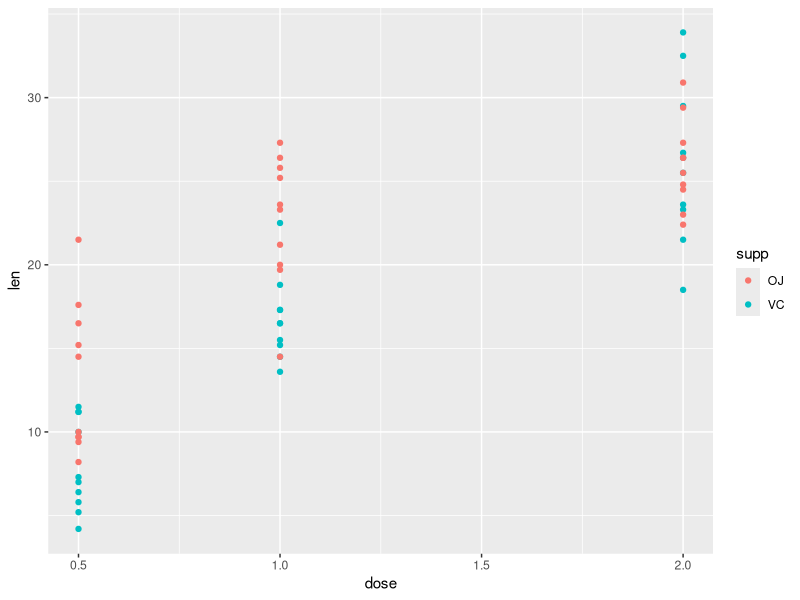
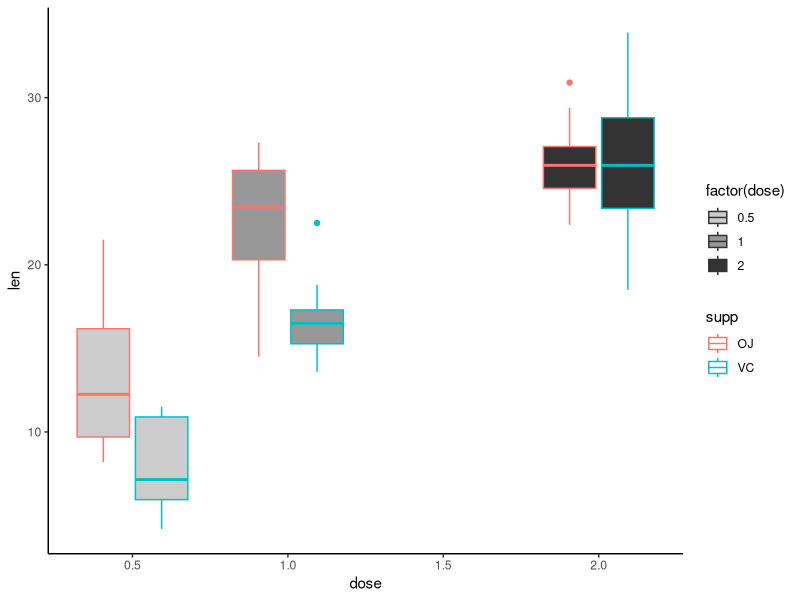
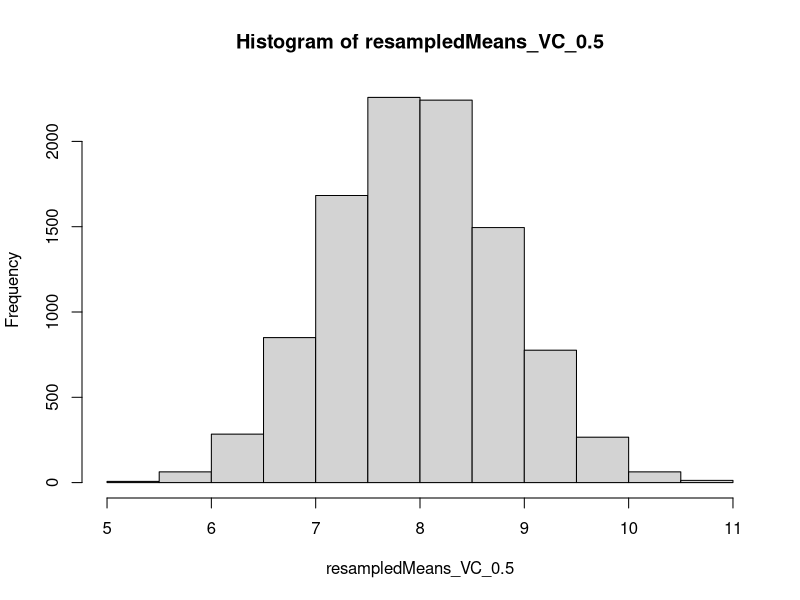

R code for these plots, in order:
## ---- chunk 1
knitr::opts_chunk$set(cache = TRUE, error = TRUE, message=FALSE, warning=FALSE)
library(ggplot2)
library(datasets)
## ---- chunk 2
data(ToothGrowth)
?ToothGrowth

# Look at the structure of the data
str(ToothGrowth)
## ---- chunk 3
# Look at the first 5 rows of the data
head(ToothGrowth, 5)
## ---- chunk 4
# Look at summary the data where supply is Orange Juice
summary(ToothGrowth[ToothGrowth$supp=="OJ",])
## ---- chunk 5
# Look at summary the data where supply is Ascorbic Acid
summary(ToothGrowth[ToothGrowth$supp=="VC",])
## ---- chunk 6
# Make a plot to look at data graphically
p <- ggplot(data=ToothGrowth, aes(x=dose, y=len))+geom_point(aes(color=supp))
print(p)
## ---- chunk 7
p2 <- ggplot(data=ToothGrowth, 
             aes(x=dose, y=len, fill = factor(dose)))+
      geom_boxplot(aes(color=supp)) +
      #scale_fill_brewer(palette="Accent")
      scale_fill_grey(start=0.8, end=0.2) + theme_classic()
print(p2)
## ---- chunk 8
t05 <- t.test(ToothGrowth[(ToothGrowth$dose == 0.5) & (ToothGrowth$supp == "OJ"),]$len,
              ToothGrowth[(ToothGrowth$dose == 0.5) & (ToothGrowth$supp == "VC"),]$len,
              paired = FALSE,
              var.equal = FALSE)

t1 <- t.test(ToothGrowth[(ToothGrowth$dose == 1) & (ToothGrowth$supp == "OJ"),]$len,
              ToothGrowth[(ToothGrowth$dose == 1) & (ToothGrowth$supp == "VC"),]$len,
              paired = FALSE,
              var.equal = FALSE)

t2 <- t.test(ToothGrowth[(ToothGrowth$dose == 2) & (ToothGrowth$supp == "OJ"),]$len,
              ToothGrowth[(ToothGrowth$dose == 2) & (ToothGrowth$supp == "VC"),]$len,
              paired = FALSE,
              var.equal = FALSE)
## ---- chunk 9
summary_dose <- data.frame(
      "p-value" = c(t05$p.value, t1$p.value, t2$p.value),
      "Low.Confidence" = c(t05$conf.int[1], t1$conf.int[1], t2$conf.int[1]),
      "Low.Confidence" = c(t05$conf.int[2], t1$conf.int[2], t2$conf.int[2]),
      row.names = c("Dosage 0.5","Dosage 1","Dosage 2"))
summary_dose
## ---- chunk 10
p.adjust(summary_dose$p.value, method="BH")
## ---- chunk 11
### Bootstrapping??
B <- 10000

OJ_0.5 <- ToothGrowth[(ToothGrowth$dose == 0.5) & (ToothGrowth$supp == "OJ"),]$len
n <- length(OJ_0.5)
resamples_OJ_0.5 <- matrix(sample(OJ_0.5, n*B, replace=TRUE), B, n)
resampledMeans_OJ_0.5 <- apply(resamples_OJ_0.5, 1, mean)

VC_0.5 <- ToothGrowth[(ToothGrowth$dose == 0.5) & (ToothGrowth$supp == "VC"),]$len
n <- length(VC_0.5)
resamples_VC_0.5 <- matrix(sample(VC_0.5, n*B, replace=TRUE), B, n)
resampledMeans_VC_0.5 <- apply(resamples_VC_0.5, 1, mean)

hist(resampledMeans_VC_0.5)
